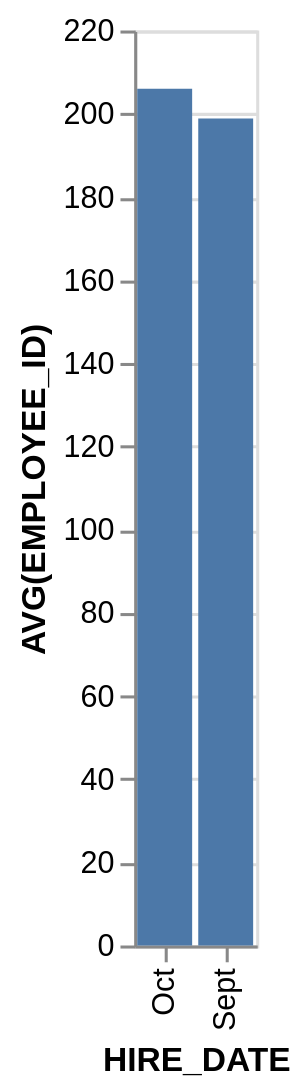

Write the Vega-Lite specification saved for this chart.
### Vega-Lite specification from a JSON file in a GitHub repository (floating-point values rounded to 4 significant figures)
{"data": {"values": [{"x_data": "Sept", "y_data": 198.8}, {"x_data": "Oct", "y_data": 206}]}, "mark": "bar", "encoding": {"x": {"field": "x_data", "type": "nominal", "title": "HIRE_DATE", "sort": {"op": "sum", "field": "y_data", "order": "descending"}}, "y": {"field": "y_data", "type": "quantitative", "title": "AVG(EMPLOYEE_ID)"}}}
